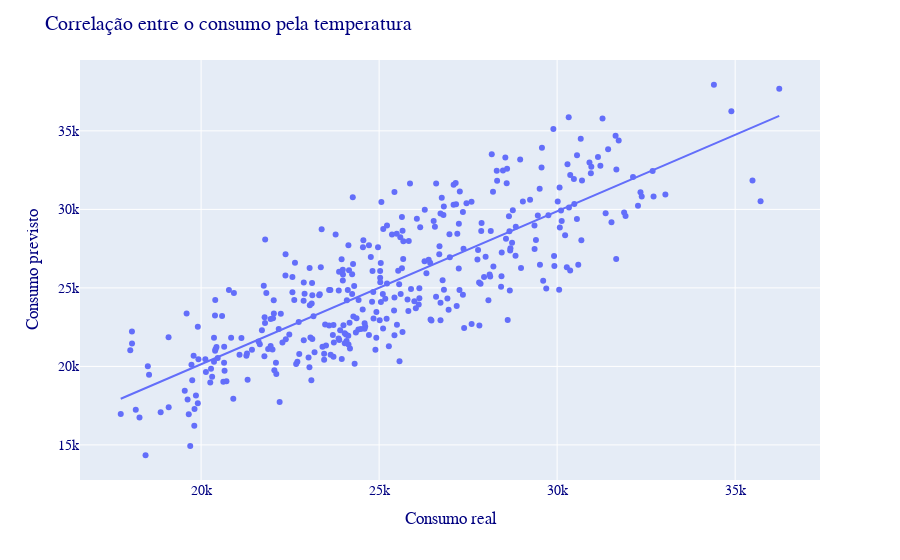

The notebook cell this image was saved under:
### Markdown cell above
**INTERPRETAÇÃO DO MODELO DE REGRESSÃO**


$y_{i} = \beta_{1} + \beta_{2}x_{2i} + \beta_{3}x_{3i} + \beta_{4}x_{4i} + u_{i} $

onde:
* $y_{i}$ é a variável dependente -> consumo de cerveja;
* $\beta_{1}$ é o intercepto;
* $\beta_{2}$, $\beta_{3}$ e $\beta_{4}$ são os coeficientes de regressão;
* $x_{2i}$, $x_{3i}$ e $x_{4i}$ são as variáveis independentes;
* $u_{i}$ é o termo de erro.

### Code cell
cerveja['previsao_rl'] = model.predict(X)

fig = px.scatter(cerveja, x="previsao_rl", y="consumo", trendline="ols")

fig.update_layout(
    title="Correlação entre o consumo pela temperatura",
    xaxis_title="Consumo real",
    yaxis_title="Consumo previsto",
    font=dict(family="New latin, monospace", size=14, color="navy"),
    legend=dict(x=1.5, y=1.5)
)
fig.show()

### Figure 1 — Plotly figure (JSON) as saved in the notebook; plotly's stock layout.template omitted (floating-point values rounded to 4 significant figures; data arrays with more than 128 entries replaced by an {"elided": "..."} marker saying what was removed)
{"data": [{"hovertemplate": "previsao_rl=%{x}<br>consumo=%{y}<extra></extra>", "legendgroup": "", "marker": {"color": "#636efa", "symbol": "circle"}, "mode": "markers", "name": "", "orientation": "v", "showlegend": false, "type": "scatter", "x": {"elided": "365 float values"}, "xaxis": "x", "y": {"elided": "365 int values"}, "yaxis": "y"}, {"hovertemplate": "<b>OLS trendline</b><br>consumo = 0.973722 * previsao_rl + 666.823<br>R<sup>2</sup>=0.660999<br><br>previsao_rl=%{x}<br>consumo=%{y} <b>(trend)</b><extra></extra>", "legendgroup": "", "marker": {"color": "#636efa", "symbol": "circle"}, "mode": "lines", "name": "", "showlegend": false, "type": "scatter", "x": {"elided": "365 float values"}, "xaxis": "x", "y": {"elided": "365 float values"}, "yaxis": "y"}], "layout": {"autosize": true, "font": {"color": "navy", "family": "New latin, monospace", "size": 14}, "legend": {"tracegroupgap": 0, "x": 1.5, "y": 1.5}, "margin": {"t": 60}, "title": {"text": "Correlação entre o consumo pela temperatura"}, "xaxis": {"anchor": "y", "autorange": true, "domain": [0, 1], "range": [16630.0, 37350.0], "title": {"text": "Consumo real"}, "type": "linear"}, "yaxis": {"anchor": "x", "autorange": true, "domain": [0, 1], "range": [12520.0, 39760.0], "title": {"text": "Consumo previsto"}, "type": "linear"}}}
